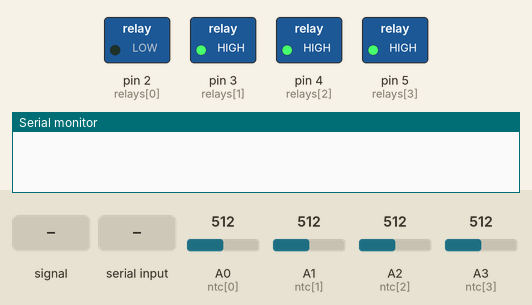
This sketch was run on a simulated Arduino Uno, built with avr-gcc and run on an emulated ATmega328P. Parts: switched loads named in the sketch (green lamp = pin HIGH), the last lines printed to the serial monitor. The test bench sets the inputs (shaded band); at power-on: A1 (ntc[1]) = 512, A2 (ntc[2]) = 512, A0 (ntc[0]) = 512, A3 (ntc[3]) = 512.

Above: at 1.2 s.
1.3 s: A0 (ntc[0]) fed a 200 Hz sine of ±81 counts around its level
At 1.7 s:
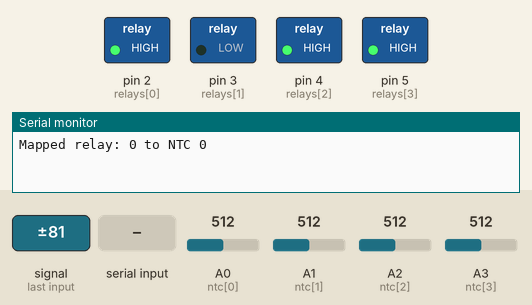
2.8 s: A1 (ntc[1]) set to 483
4.3 s: A1 (ntc[1]) set to 466
At 5.1 s:
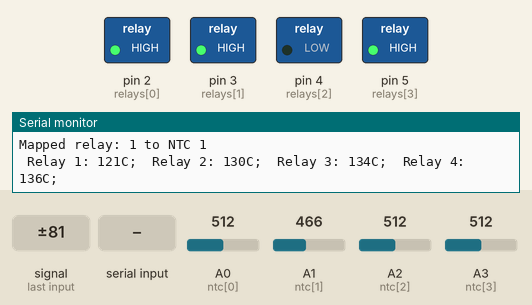
5.8 s: A2 (ntc[2]) set to 489
7.3 s: A2 (ntc[2]) set to 469
At 8.5 s:
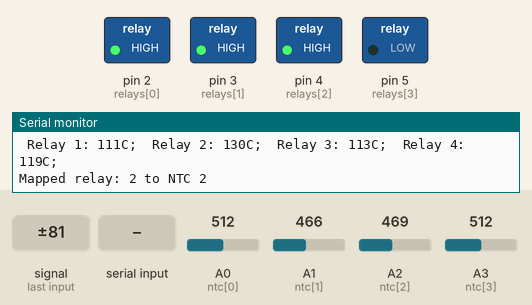
8.8 s: "N" received over Serial
At 9.7 s:
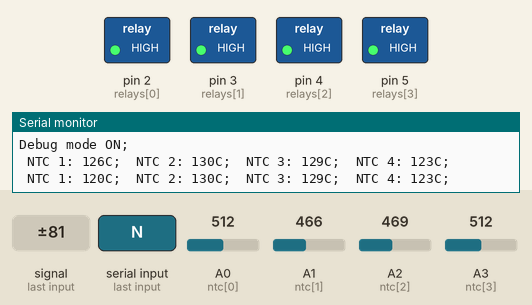
Timing chart, 0 to 11.7 s (numbered marks = the images above; inputs shaded):
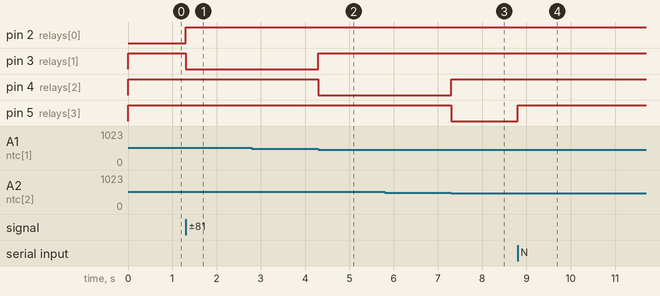

Measured:
- the behaviour switches between 476 and 475 on A1 (ntc[1]) (found by bisection; images 1 and 2)
- the behaviour switches between 476 and 475 on A2 (ntc[2]) (found by bisection; images 2 and 3)
- after the input at 1.3 s, pin 2 (relays[0]): LOW → HIGH at once; pin 3 (relays[1]): HIGH → LOW at once
- after the input at 2.8 s, every drawn part: stays the same
- after the input at 4.3 s, pin 3 (relays[1]): LOW → HIGH at once; pin 4 (relays[2]): HIGH → LOW at once
- after the input at 7.3 s, pin 4 (relays[2]): LOW → HIGH at once; pin 5 (relays[3]): HIGH → LOW at once
- after the input at 8.8 s, pin 5 (relays[3]): LOW → HIGH at once

The sketch:

laminator.ino
```cpp
const int RELAYS_COUNT = 4;
const int SUPER_MAX_TEMPERATURE = 10000;
const int SUPER_MIN_TEMPERATURE = -10000;
const int WORK_MAX_TEMPERATURE = 72;
const int WORK_MIN_TEMPERATURE = 70;
const int NTC_MAP_TEMPERATURE_DELTA = 5;
const int STATUS_NOT_MAPPED = 0;
const int STATUS_MAP_RELAYS = 5;
const int STATUS_WORK = 10;
const int STATUS_DEBUG = 9999;

int relays[RELAYS_COUNT] = {2, 3, 4, 5};
int ntc[RELAYS_COUNT] = {A0, A1, A2, A3};
int ntc_map[RELAYS_COUNT]; // {A3, A2, A0, A1}
int ntc_temperature_cache[RELAYS_COUNT];
int laminator_status;
int print_delay = 0;
int print_interval = 2048;

void switchOffRelay(int relay) {
  digitalWrite(relays[relay], HIGH);
}

void switchOnRelay(int relay) {
  digitalWrite(relays[relay], LOW);
}

void switchOffAllRelays() {
  for (int i = 0; i < RELAYS_COUNT; i++) {
    switchOffRelay(i);
  }
}

int getNtcTemperature (int ntc) {
  int bits = analogRead(ntc);
  int temperature = -0.16 * bits + 205;
  return temperature;
//  return bits;
}

void cacheNtcTemperature () {
  for (int i = 0; i < RELAYS_COUNT; i++) {
    ntc_temperature_cache[i] = getNtcTemperature(ntc[i]);
  }
}

int getRelayTemperature (int relay) {
  return getNtcTemperature(ntc_map[relay]);
}

void setup() {
  for (int i = 0; i < RELAYS_COUNT; i++) {
//    pinMode(ntc[i], INPUT_PULLUP);
    pinMode(relays[i], OUTPUT);
    switchOffRelay(i);
  }
  laminator_status = STATUS_NOT_MAPPED;
  Serial.begin(9600);
}

boolean notMapped(int ntc) {
    for (int i = 0; i < RELAYS_COUNT; i++) {
      if (ntc_map[i] == ntc) {
        return false;
      }
    }
  return true;
}

void initMap() {
  int relay_on;
  // TODO: add time out for mapping
  if (laminator_status == STATUS_NOT_MAPPED) {
    cacheNtcTemperature();
    laminator_status = STATUS_MAP_RELAYS;
  }
  if (laminator_status == STATUS_MAP_RELAYS) {
    for (int i = 0; i < RELAYS_COUNT; i++) {
      if (ntc_map[i] == NULL) {
        switchOnRelay(i);
        relay_on = i;
        break;
      }
    }
    for (int i = 0; i < RELAYS_COUNT; i++) {
      if ((getNtcTemperature(ntc[i]) - ntc_temperature_cache[i]) > NTC_MAP_TEMPERATURE_DELTA && notMapped(ntc[i])) {
        Serial.print("Mapped relay: ");
        Serial.print(relay_on);
        Serial.print(" to NTC ");
        Serial.println(i);
        ntc_map[relay_on] = ntc[i];
        switchOffRelay(relay_on);
        cacheNtcTemperature();
        if (relay_on == (RELAYS_COUNT - 1)) {
          laminator_status = STATUS_WORK;
        }
      }
    }
  }
}

void validateTemperature() {
  boolean sheat = false;
  int temperature;
  if (laminator_status == STATUS_DEBUG) {
    return;
  }
  for (int i = 0; i < RELAYS_COUNT; i++) {
    temperature = getNtcTemperature(ntc[i]);
    if (temperature > SUPER_MAX_TEMPERATURE || temperature < SUPER_MIN_TEMPERATURE) {
      switchOffAllRelays();
      pinMode(13, OUTPUT);
      while(true){
        delay(300);
        Serial.print("C: ");
        Serial.print(temperature);
        Serial.print("; NTC: ");
        Serial.print(i);
        Serial.print("; C now: ");
        Serial.print(getNtcTemperature(ntc[i]));
        Serial.println("; Laminator on fire!!!");
        digitalWrite(13, !digitalRead(13));
      }
    }
  }
}

void printTemperatures(){
  if (print_delay == print_interval) {
    int temp;
    for (int i = 0; i < RELAYS_COUNT; i++) {
      if (laminator_status == STATUS_DEBUG) {
        Serial.print(" NTC ");
        temp = getNtcTemperature(i);
      } else {
        Serial.print(" Relay ");
        temp = getRelayTemperature(i);
      }
      Serial.print(i + 1);
      Serial.print(": ");
      Serial.print(temp);
      Serial.print("C; ");
    }
    Serial.println(" ");
    print_delay = 0;
  }
  print_delay++;
}

void work(){
  if (laminator_status == STATUS_WORK) {
    for (int i = 0; i < RELAYS_COUNT; i++) {
      if (getRelayTemperature(i) < WORK_MIN_TEMPERATURE) {
        switchOnRelay(i);
      }
      if (getRelayTemperature(i) > WORK_MAX_TEMPERATURE) {
        switchOffRelay(i);
      }
    }
  }
}

void debug() {
  int incoming = Serial.read();
  if (incoming == 'N') {
    Serial.println("Debug mode ON;");
    switchOffAllRelays();
    laminator_status = STATUS_DEBUG;
    print_interval = 16384;
    print_delay = 0;
  }
  if (incoming == 'F') {
    Serial.println("Debug mode OFF;");
    switchOffAllRelays();
    for (int i = 0; i < RELAYS_COUNT; i++) {
        ntc_map[i] = NULL;
    }
    laminator_status = STATUS_NOT_MAPPED;
    print_interval = 2048;
    print_delay = 0;
  }
  if (laminator_status == STATUS_DEBUG) {
    if (incoming == '1') {
      digitalWrite(relays[0], !digitalRead(relays[0]));
    }
    if (incoming == '2') {
      digitalWrite(relays[1], !digitalRead(relays[1]));
    }
    if (incoming == '3') {
      digitalWrite(relays[2], !digitalRead(relays[2]));
    }
    if (incoming == '4') {
      digitalWrite(relays[3], !digitalRead(relays[3]));
    }
  }
}

void loop() {
  initMap();
  validateTemperature();
  work();
  printTemperatures();
  debug();

/*  delay(1000);
  int sensorValue0 = analogRead(A0);
  int sensorValue1 = analogRead(A1);
  int sensorValue2 = analogRead(A2);
  int sensorValue3 = analogRead(A3);
  // print out the value you read:
  Serial.print("0A - ");
  Serial.print(sensorValue0);
  Serial.print("; 1A - ");
  Serial.print(sensorValue1);
  Serial.print("; 2A - ");
  Serial.print(sensorValue2);
  Serial.print("; 3A - ");
  Serial.println(sensorValue3);*/
}
```
